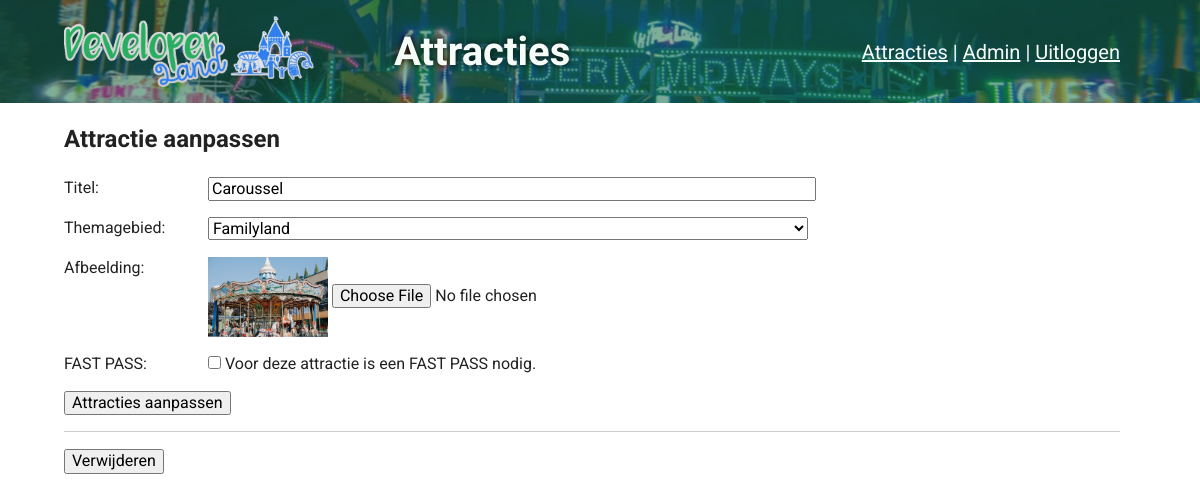
Screenshot of /admin/attracties/edit.php?id=3 (signed in) with the database file from the repository.
### tables this page shows
CREATE TABLE IF NOT EXISTS `rides` (
  `id` int(11) NOT NULL AUTO_INCREMENT,
  `title` varchar(255) NOT NULL,
  `themeland` varchar(255) NOT NULL,
  `img_file` text NOT NULL,
  `description` text NOT NULL,
  `min_length` int default NULL,
  `fast_pass` int(1) default 0,
  PRIMARY KEY (`id`)
);

### admin/backend/config.php (called while the page is built, shortened)
<?php
$base_url = 'http://localhost/attractiepagina';

### admin/attracties/edit.php (the view, shortened to what this page needs)
<?php
require_once '../backend/config.php';
?>
<!doctype html>
<html lang="nl">
<head>
    <link rel="stylesheet" href="<?php echo $base_url; ?>/css/normalize.css">
    <link rel="stylesheet" href="<?php echo $base_url; ?>/css/main.css">
</head>
<body>
    <?php require_once '../../header.php'; ?>
    <div class="container">
        <h2>Attractie aanpassen</h2>
        <?php
        $id = $_GET['id'];
        require_once '../backend/conn.php';
        $query = "SELECT * FROM rides WHERE id = :id";
        $statement = $conn->prepare($query);
        $statement->execute([":id" => $id]);
        $ride = $statement->fetch(PDO::FETCH_ASSOC);
        ?>
        <form action="../backend/ridesController.php" method="POST">
            <div class="form-group">
                <label for="title">Titel:</label>
                <input type="text" name="title" id="title" class="form-input" value="<?php echo $ride['title']; ?>">
            </div>
            <div class="form-group">
                <label for="themeland">Themagebied:</label>
                <select name="themeland" id="themeland" class="form-input">
                    <option value="familyland" <?php if($ride['themeland'] == 'familyland') echo 'selected'; ?>>Familyland</option>
                </select>
            </div>
            <div class="form-group">
                <label for="img_file">Afbeelding:</label>
                <img src="<?php echo $base_url . "/img/attracties/" . $ride['img_file']; ?>" alt="attractiefoto" style="max-width: 120px;">
                <input type="file" name="img_file" id="img_file" class="form-input">
            </div>
            <div class="form-group">
                <label for="fast_pass">FAST PASS:</label>
                <input type="checkbox" name="fast_pass" id="fast_pass" <?php if($ride['fast_pass']) echo 'checked'; ?>>
                <label for="fast_pass">Voor deze attractie is een FAST PASS nodig.</label>
            </div>
            <input type="submit" value="Attracties aanpassen">
        </form>
        <hr>
        <form action="../backend/ridesController.php" method="POST">
            <input type="submit" value="Verwijderen">
        </form>
    </div>
</body>
</html>

### css/main.css (style rules this page uses)
html { color: #222; font-size: 1em; line-height: 1.4; font-family: "Roboto", sans-serif; }
hr { display: block; height: 1px; border: 0; border-top: 1px solid #ccc; margin: 1em 0; padding: 0; }
audio, canvas, iframe, img, svg, video { vertical-align: middle; }
html { font-size: 16px; }
body { font-family: Roboto, sans-serif; }
.container { margin-left: 4rem; margin-right: 5rem; }
.form-group { margin: 1rem 0; }
label { cursor: pointer; display: inline-block; min-width: 140px; vertical-align: top; }
.form-input { width: 600px; }

### rows the page displays
rides: title "Caroussel", themeland "Familyland", img_file (picture)
